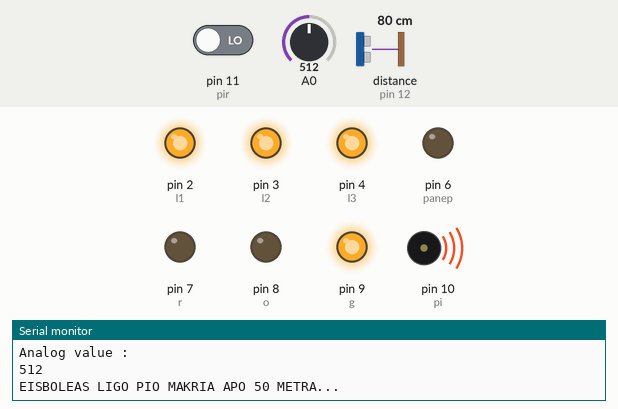
Simulated run of this sketch. Board: Arduino Uno, built with avr-gcc and run on an emulated ATmega328P. On the bench: output pins drawn as LEDs (lit = HIGH), buzzer (waves = sounding), the last lines printed to the serial monitor. Wiring (inferred from the names in the program): ultrasonic range finder: trigger pin 13; echo pin 12. Inputs (shaded band) come from the test bench; at power-on: distance to the obstacle (sensor on pin 12) 80 cm, pin 11 (pir) LOW, A0 = 512. The echo pulse lasts 58.3 µs per cm; pins used as bus, display or sensor lines are not drawn.

Above: at 1.3 s.
1.4 s: distance to the obstacle (sensor on pin 12) set to 56 cm
4.6 s: distance to the obstacle (sensor on pin 12) set to 47 cm
At 5.1 s:
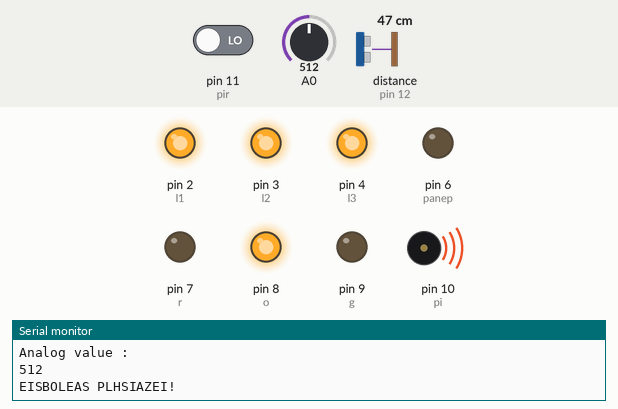
7.8 s: pin 11 (pir) driven HIGH
At 8.9 s:
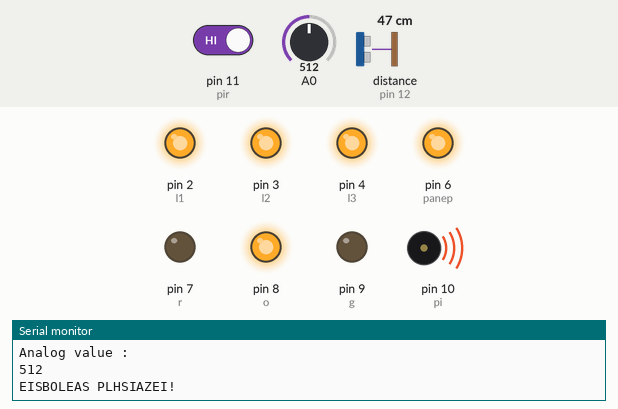
11.0 s: A0 set to 915
14.2 s: A0 set to 944
At 14.6 s:
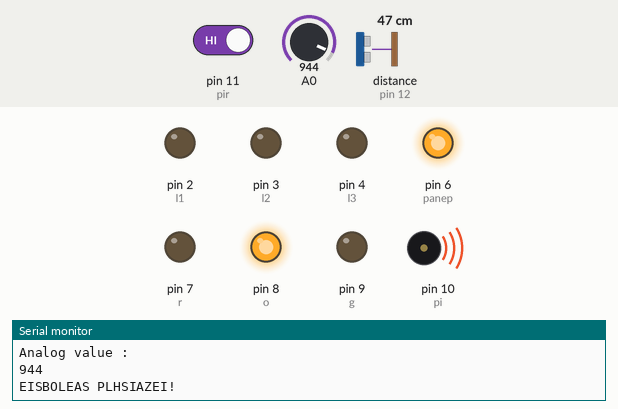
17.4 s: distance to the obstacle (sensor on pin 12) set to 30 cm
20.6 s: distance to the obstacle (sensor on pin 12) set to 23 cm
At 21.18 s:
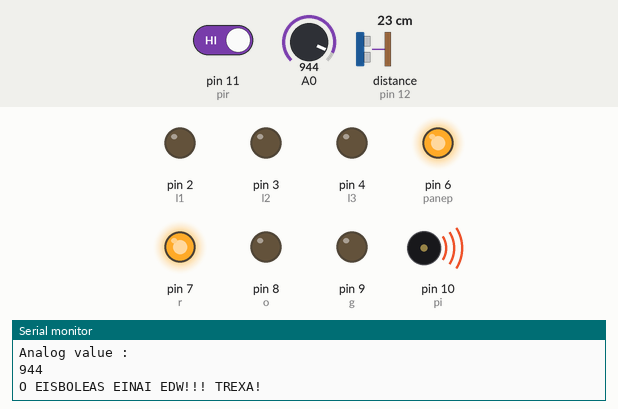
Timing chart, 0 to 24.8 s (numbered marks = the images above; inputs shaded):
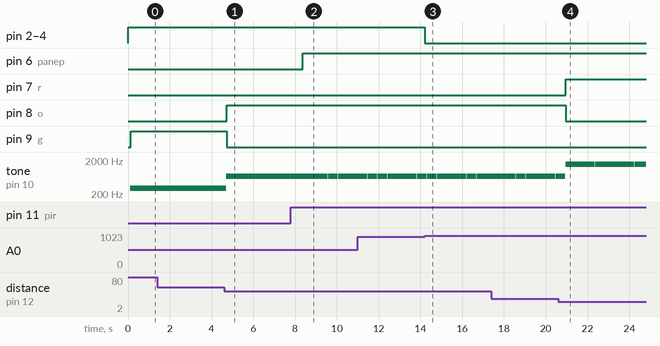

The sketch:

erg3.ino
```cpp
// Θέτω τιμές σε μεταβλητές για να ορίσω τις θέσεις των pin στο arduino//
int trigPin=13;
int echoPin=12;
int l1=2;
int l2=3;
int l3=4;
int panep=6;
int r=7;
int o=8;
int g=9;
int time= 23;
int pi=10;
int pir=11;
int state = LOW;
int val =1;
long duration;
int distance;
void setup()//Συνάρτηση που θα τρέξει ΜΟΝΟ ΜΙΑ ΦΟΡΑ όταν θα εκτελέσουμε το πρόγραμμα//
{
  pinMode(l1, OUTPUT); //Θέτω όλα τα led ως εξόδους//
  pinMode(l2, OUTPUT);
  pinMode(l3, OUTPUT);
  pinMode(r, OUTPUT);
  pinMode(o, OUTPUT);
  pinMode(g, OUTPUT);
  pinMode(panep, OUTPUT);
  pinMode(trigPin, OUTPUT);
  pinMode(echoPin, INPUT);
  pinMode(pi, OUTPUT);
  pinMode(pir, INPUT); //Θέτω το PIR Sensor ως input//
  Serial.begin(9600); //Χρησιμοποιούμε τη συνάρτηση αυτή για να επικοινωνήσουμε το Arduino μέσω εισόδων και εξόδων//
}

void loop()//Συνάρτηση που θα επαναλαμβάνεται συνέχεια μέχρι να τερματίσουμε το πρόγραμμα//
{
  int value = analogRead(A0); //Analog read επειδή είναι συνδεδεμένο σε αναλογικό pin στο arduino//
  Serial.println("Analog value : ");
  Serial.println(value); //Εμφάνιση της τιμής του σένσορα//
  if (value<=929)//Αν η φωτεινότητα είναι <= 929//
  {
    digitalWrite(l1,HIGH); //Να ανάψουν όλα τα ledάκια της πόλης//
    digitalWrite(l2, HIGH);
    digitalWrite(l3, HIGH);
  }
  else if (value > 929) //Αν η φωτεινότητα είναι > 929//
  {
    digitalWrite(l1,LOW); //Να σβήσουν όλα τα ledάκια της πόλης//
    digitalWrite(l2, LOW);
    digitalWrite(l3, LOW);
  }

  delay (100);
  if (((time>=0) && (time<=6))||(time==23)) //Αν η ώρα είναι 23:00 - 6:00//
  {
  digitalWrite(trigPin, LOW);
  delayMicroseconds(2);
  digitalWrite(trigPin, HIGH);
  delayMicroseconds(10);
  digitalWrite(trigPin, LOW);
  duration = pulseIn(echoPin, HIGH);
  distance = duration * 0.034 / 2;
    if (distance <= 25) //Εαν η απόσταση είναι μικρότερη από 25 μέτρα//
    {
      noTone(pi);
      delay(10);
      tone(pi, 1500); //Το piezo να βγάλει ήχο συχνότητας 1500//
      delay(10);
      digitalWrite(o, LOW); //Nα σβήσει το πορτοκαλί ledάκι//
      digitalWrite(g, LOW); //Nα σβήσει το πράσινο ledάκι//
      digitalWrite(r, HIGH); //Να ανάψει το κόκκινο ledάκι//
      Serial.println("O EISBOLEAS EINAI EDW!!! TREXA!");
    }
    else if (((distance > 25)&&(distance <=50)))//Εαν η απόσταση είναι μεταξύ των 25 και 50 μέτρων//
    {
      noTone(pi);
      delay(10);
      tone(pi, 666); //Το piezo να βγάλει ήχο συχνότητας 666//
      delay(10);
     digitalWrite(g, LOW); //Nα σβήσει το πράσινο ledάκι//
      digitalWrite(r, LOW); //Να σβήσει το κόκκινο ledάκι//
     digitalWrite(o, HIGH); //Nα ανάψει το πορτοκαλί ledάκι//
     Serial.println("EISBOLEAS PLHSIAZEI!");
  }
    else if (distance > 50) //Εαν η απόσταση είναι μεγαλύτερη από τα 50 μέτρα//
    {
      noTone(pi);
      delay(10);
      tone(pi, 300); //Το piezo να βγάλει ήχο συχνότητας 300//
      delay(10);
      digitalWrite(o, LOW); //Nα σβήσει το πορτοκαλί ledάκι//
      digitalWrite(r, LOW); //Nα σβήσει το κόκκινο ledάκι//
      digitalWrite(g, HIGH); //Nα ανάψει το πράσινο ledάκι//
      Serial.println("EISBOLEAS LIGO PIO MAKRIA APO 50 METRA...");
    }

  }
  else //Αν είναι μέρα//
  {
  Serial.println("Einai mera."); //Μήνυμα πως είναι μέρα ακόμα//
  }

  delay (200);
  val = digitalRead(pir); //Διάβασμα τιμής PIR αισθητήρα//
  if (val == HIGH) { //Αν ανιχνεύτηκε κίνηση//
    digitalWrite(panep, HIGH); //Να ανάψει το ledάκι//
    delay(100);

    if (state == LOW) { //Αν η κατάσταση κίνησης ήταν low//
      Serial.println("KINHSH MESA STO PANEPISTHMIO");
      state = HIGH;  //Να γίνει high αφού υπάρχει κίνηση//
    }
  }
  else if (val==LOW){ //Aν δεν υπάρχει κίνηση//
      digitalWrite(panep, LOW); //Να σβήσει το ledάκι//
      delay(200);

      if (state == HIGH){ //Αν η κατάσταση κίνησης ήταν high//
        state = LOW; //Nα γίνει low αφού δεν υπάρχει κίνηση//
    }
  }
  delay(50);
}
```

Measured:
- the behaviour switches between 52 and 51 cm on distance to the obstacle (sensor on pin 12) (found by bisection; images 0 and 1)
- the behaviour switches between 929 and 930 on A0 (found by bisection; images 2 and 3)
- the behaviour switches between 27 and 26 cm on distance to the obstacle (sensor on pin 12) (found by bisection; images 3 and 4)
- after the input at 4.6 s, pin 8 (o): LOW → HIGH after 0.13 s; pin 9 (g): HIGH → LOW after 0.13 s
- after the input at 7.8 s, pin 6 (panep): LOW → HIGH after 0.57 s
- after the input at 14.2 s, pin 2 (l1), pin 3 (l2), pin 4 (l3): HIGH → LOW at once
- after the input at 20.6 s, pin 7 (r): LOW → HIGH after 0.36 s; pin 8 (o): HIGH → LOW after 0.36 s
- by itself, tone on pin 10 (pi): alternates 1500 Hz for 0.46 s and silent for 0.01 s
